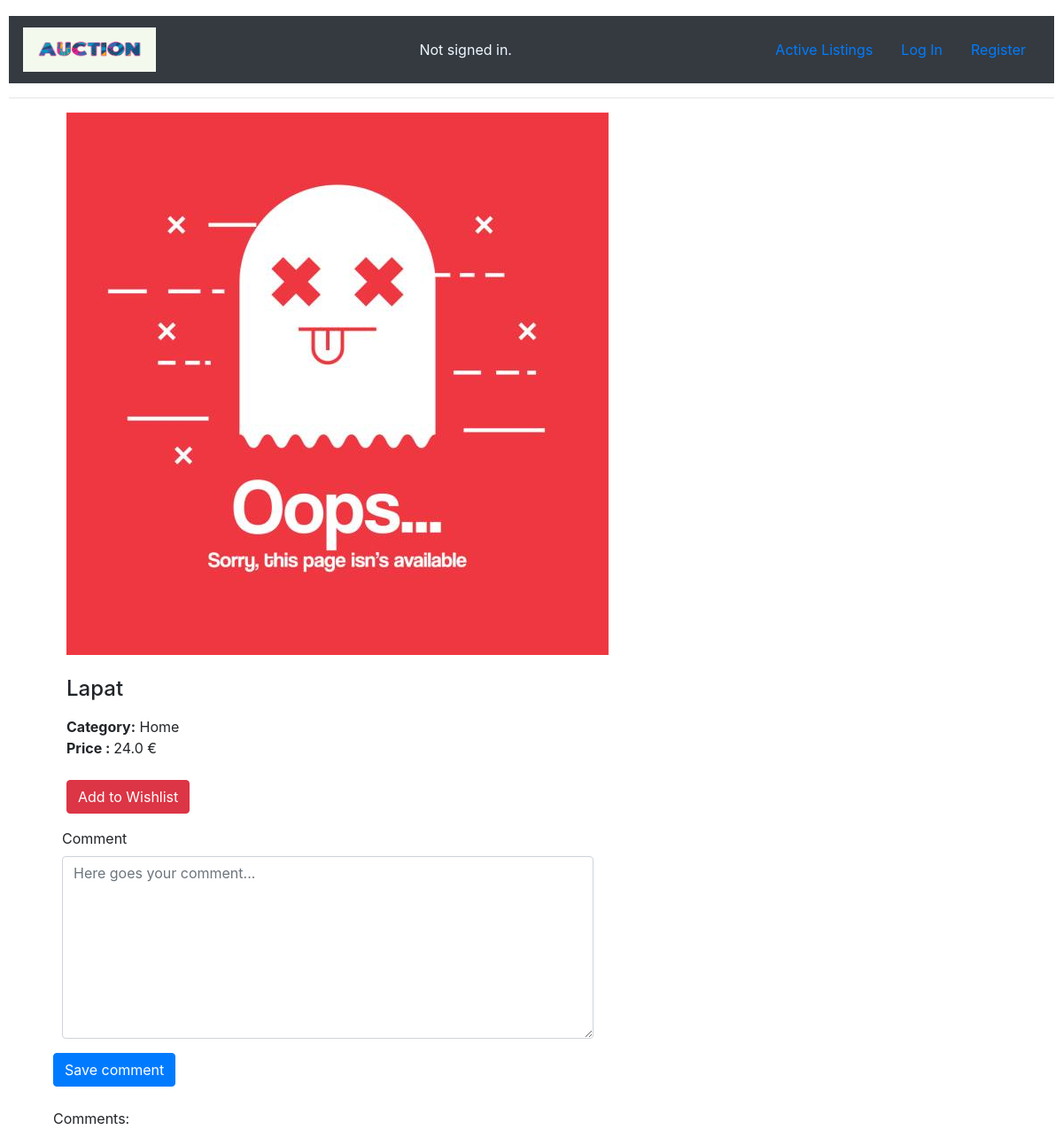
Screenshot of /details/3 with the database file from the repository.
### auctions/models.py (models this page shows, shortened)
class AuctionListing(models.Model):
    NotDefined = "NotDefined"
    CATEGORIES = (
        (NotDefined, "Not defined"),
        ("Fashion", "Fashion"),
        ("Toys", "Toys"),
        ("Electronics", "Electronics"),
        ("Home", "Home"),
        ("Car", "Car"),
        ("Travel", "Travel"),
        ("Fun", "Fun"),
    )
    item = models.CharField(max_length=125)
    description = models.CharField(blank=True, max_length=300)
    category = models.CharField(max_length=25, choices=CATEGORIES)
    sold = models.BooleanField()
    price = models.FloatField(validators=[MinValueValidator(0.01)])
    image = models.CharField(blank=True, max_length=250)
    itemAdded = models.DateTimeField(auto_now_add=True)
    startingBid = models.FloatField(default=0, validators=[MinValueValidator(0.01)])

### auctions/views.py (the view)
# urls.py: path("details/<int:item_id>", views.details, name="details"),
def details(request, item_id):
    item = AuctionListing.objects.get(pk=item_id)
    form = CommentForm()
    comments = Comment.objects.filter(item=item_id)
    return render(request, "auctions/details.html", {
        "item": item, "form": form, "comments":comments
    })

### auctions/views.py
class CommentForm(forms.ModelForm):
    class Meta:
        model = Comment
        exclude = ['time']
        widgets = {
            'comment': Textarea(attrs={'cols': 100, 'rows': 8}),
        }
    def __init__(self, *args, **kwargs):
        super().__init__(*args, **kwargs)
        self.fields['comment'].required = False
        self.fields["comment"].widget.attrs["placeholder"] = "Here goes your comment..."
        self.helper = FormHelper()
        self.helper.layout = Layout(
            Row(
            'comment', css_class='form-group col-md-7 mb-0',
            ),
            Submit('submit', 'Save comment')
        )

### auctions/templates/auctions/details.html (shortened to what this page needs)
{% extends "auctions/layout.html" %}
{% load crispy_forms_tags%}
{% block body %}
    <div class="container bootdey">
        <div class="col-md-12">
        <section class="panel">
              <div class="panel-body">
                  <div class="col-md-6">
                    {% if item.image %}
                      <div class="pro-img-list">
                        <img class="card-img-top" src={{ item.image }} alt="Card image cap">
                      </div>
                      {% else %}
                      <div class="pro-img-details">
                        {% load static %}
                        <img src="{% static 'auctions/NoPicture.jpg' %}" alt="No Picture Available">
                    </div>
                    {% endif %}
                  </div>
                  <br>
                  <div class="col-md-6">
                      <h4 class="pro-d-title">
                        {{item.item}}
                      </h4>
                      <div class="product_meta">
                          <span class="posted_in"> <strong>Category:</strong> {{item.category}} </span>
                      </div>
                      <div class="m-bot15"> <strong>Price : </strong> <span class="pro-price"> {{item.price}} €</span></div>
                      <br>
                      <p>
                          <button class="btn btn-round btn-danger" type="button"> Add to Wishlist</button>
                      </p>
                  </div>
                  <form action="{% url 'comment' item.id %}" autocomplete="off" method="post">
                    {% crispy form %}
                    <br>
                </form>
                Comments:
                <br>
              </div>
          </section>
          </div>
          </div>
{% endblock %}

### auctions/static/auctions/styles.css (style rules this page uses)
body { padding: 10px; }

### rows the page displays
AuctionListing: item "Lapat", category "Home", price "24.0"
